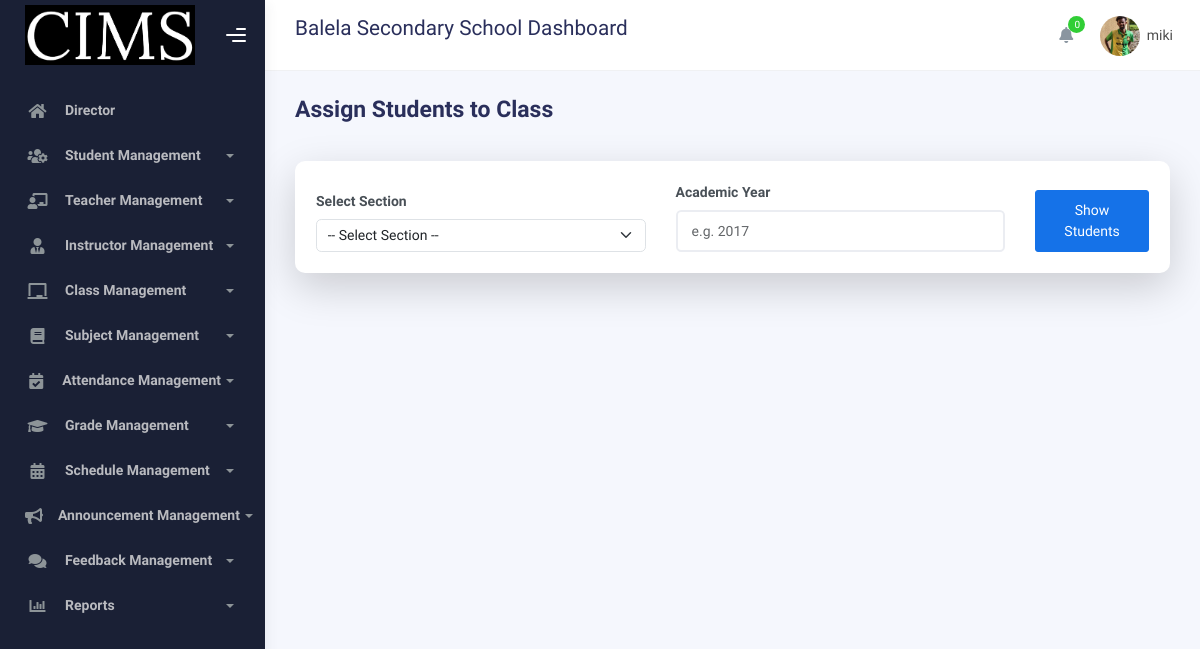
The app's page /Director/assign_student.php (signed in) with its own data.
### tables this page shows
CREATE TABLE IF NOT EXISTS `users` (
  `uid` int NOT NULL AUTO_INCREMENT,
  `idNumber` varchar(50) NOT NULL,
  `profile_picture` varchar(250) NOT NULL,
  `first_name` varchar(30) NOT NULL,
  `father_name` varchar(30) NOT NULL,
  `grandfather_name` varchar(30) NOT NULL,
  `gender` varchar(30) NOT NULL,
  `user_type` varchar(30) NOT NULL,
  `username` varchar(50) NOT NULL,
  `password` varchar(250) NOT NULL,
  `email` varchar(50) NOT NULL,
  `phone` varchar(50) NOT NULL,
  `user_status` int NOT NULL,
  PRIMARY KEY (`uid`)
);

CREATE TABLE IF NOT EXISTS `role_type` (
  `rid` int NOT NULL AUTO_INCREMENT,
  `role_name` varchar(50) NOT NULL,
  `abbreviation_name` varchar(30) NOT NULL,
  `description` text,
  `created_at` timestamp NULL DEFAULT CURRENT_TIMESTAMP,
  PRIMARY KEY (`rid`)
);

### connection/function.php (called while the page is built, shortened)
<?php
include 'connection.php';
function decryptPassword($encryptedPassword) {
    $key = hash('sha256', SECRET_KEY);
    $iv = substr(hash('sha256', SECRET_IV), 0, 16);
    return openssl_decrypt($encryptedPassword, ENCRYPT_METHOD, $key, 0, $iv);
}
function getUserByID($data)
{
    global $conn;
    $query = mysqli_query($conn, "SELECT * FROM users WHERE uid = '$data'");
    $result = mysqli_fetch_array($query);
    if ($result && isset($result["password"])) {
        $result["password"] = decryptPassword($result["password"]);
    }
    return $result;
}
function getRoleNameById($role_id) {
    global $conn;
    $role_id = (int)$role_id;
    $query = "SELECT role_name FROM role_type WHERE rid = $role_id";
    $result = mysqli_query($conn, $query);
    if ($result && mysqli_num_rows($result) > 0) {
        $row = mysqli_fetch_assoc($result);
        return $row['role_name'];
    }
    return null;
}
?>

### Director/directorHeader.php (the view, shortened to what this page needs)
<?php
include '../connection/connection.php';
include '../connection/function.php';
?>
<!DOCTYPE html>
<html lang="en">
<head>
	<link rel="stylesheet" href="../assets/css/bootstrap.min.css">
	<link rel="stylesheet" href="../assets/css/plugins.min.css">
	<link rel="stylesheet" href="../assets/css/kaiadmin.min.css">
</head>
<?php
$profile = getUserByID($_SESSION["uid"]);
$roleName = getRoleNameById($profile["user_type"]);
if (isset($_SESSION["uid"]) and ($roleName == "Director")) {
?>
<body>
<div class="wrapper">
  <div class="sidebar" data-background-color="dark">
<div class="sidebar-logo">
 <div class="logo-header" data-background-color="dark">
   <div class = "logo">
	<img src="../assets/img/logo.png" alt="navbar brand" class="navbar-brand" height="60" width="170">
   </div>
  <div class="nav-toggle">
	<button class="btn btn-toggle toggle-sidebar"><i class="gg-menu-right"></i></button>
	<button class="btn btn-toggle sidenav-toggler"><i class="gg-menu-left"></i></button></div>
	<button class="topbar-toggler more"><i class="gg-more-vertical-alt"></i></button></div>
   </div>
<div class="sidebar-wrapper scrollbar scrollbar-inner">
  <div class="sidebar-content">
	<ul class="nav nav-secondary">
	  <li class="nav-item">
    <a href="director.php" class="collapsed"><i class="fas fa-home"></i><p><?php echo $roleName = getRoleNameById($profile["user_type"]); ?></p></a></li>
<li class="nav-item">
    <a data-bs-toggle="collapse" href="#users" role="button" aria-expanded="false" aria-controls="users">
        <i class="fas fa-users-cog"></i>
        <p>Student Management</p>
        <span class="caret"></span>
    </a>
</li>
      <li class="nav-item">
        <a data-bs-toggle="collapse" href="#teachers" role="button" aria-expanded="false" aria-controls="teachers">
          <i class="fas fa-chalkboard-teacher"></i>
          <p>Teacher Management</p>
          <span class="caret"></span>
        </a>
      </li>
      <li class="nav-item">
        <a data-bs-toggle="collapse" href="#instructors" role="button" aria-expanded="false" aria-controls="instructors">
          <i class="fas fa-user-tie"></i>
          <p>Instructor Management</p>
          <span class="caret"></span>
        </a>
      </li>
      <li class="nav-item">
        <a data-bs-toggle="collapse" href="#class" role="button" aria-expanded="false" aria-controls="class">
          <i class="fas fa-chalkboard"></i>
          <p>Class Management</p>
          <span class="caret"></span>
        </a>
      </li>
      <li class="nav-item">
        <a data-bs-toggle="collapse" href="#subject" role="button" aria-expanded="false" aria-controls="subject">
          <i class="fas fa-book"></i>
          <p>Subject Management</p>
          <span class="caret"></span>
        </a>
      </li>
          <li class="nav-item">
            <a data-bs-toggle="collapse" href="#attendance" role="button" aria-expanded="false" aria-controls="attendance">
              <i class="fas fa-calendar-check"></i>
              <p>Attendance Management</p>
              <span class="caret"></span>
            </a>
          </li>
          <li class="nav-item">
            <a data-bs-toggle="collapse" href="#grades" role="button" aria-expanded="false" aria-controls="grades">
              <i class="fas fa-graduation-cap"></i>
              <p>Grade Management</p>
              <span class="caret"></span>
            </a>
          </li>
          <li class="nav-item">
            <a data-bs-toggle="collapse" href="#schedule" role="button" aria-expanded="false" aria-controls="schedule">
              <i class="fas fa-calendar-alt"></i>
              <p>Schedule Management</p>
              <span class="caret"></span>
            </a>
          </li>
          <li class="nav-item">
            <a data-bs-toggle="collapse" href="#announcement" role="button" aria-expanded="false" aria-controls="announcement">
              <i class="fas fa-bullhorn"></i>
              <p>Announcement Management</p>
              <span class="caret"></span>
            </a>
          </li>
          <li class="nav-item">
            <a data-bs-toggle="collapse" href="#feedback" role="button" aria-expanded="false" aria-controls="feedback">
              <i class="fas fa-comments"></i>
              <p>Feedback Management</p>
              <span class="caret"></span>
            </a>
          </li>
<li class="nav-item">
  <a data-bs-toggle="collapse" href="#reports"><i class="fas fa-chart-bar"></i><p>Reports</p><span class="caret"></span></a>
     </li>
    </ul>
  </div>
 </div>
</div>
<div class="main-panel">
	<div class="main-header">
<nav class="navbar navbar-header navbar-header-transparent navbar-expand-lg border-bottom">
  <div class="container-fluid">
	<div class="input-group">
	  <div class="input-group-prepend">
		<h4>Balela Secondary School Dashboard </h4></div>
	    <ul class="navbar-nav topbar-nav ms-md-auto align-items-center">
<ul class="navbar-nav topbar-nav ms-md-auto align-items-center">
 <li class="nav-item topbar-icon dropdown hidden-caret">
  <a class="nav-link dropdown-toggle" href="#" id="notifDropdown" role="button" data-bs-toggle="dropdown" aria-haspopup="true" aria-expanded="false">
   <i class="fa fa-bell"></i><span class="notification" id="notifCount">0</span></a>
	</li>
<li class="nav-item topbar-user dropdown hidden-caret">
 <a class="dropdown-toggle profile-pic" data-bs-toggle="dropdown" href="#" aria-expanded="false">
    <div class="avatar-sm"><img class="profile-img" src="<?php echo $profile["profile_picture"]; ?>"
	       alt="Profile Picture" width="100" height="100"></div>
    <span class="profile-username"><span class="op-7"><?php echo "$profile[username]";?></span></span></span>
 </a>
				</li>
			</ul>
		</div>
	</nav>
</div>
<?php
} else {
}
?>

### Director/directorHeader.php (style rules this page uses)
.profile-img { width: 40px; height: 40px; border-radius: 80%; object-fit: cover; }

### records on screen
users: user_type.role_name "Director", profile_picture (placeholder picture), username "miki"
